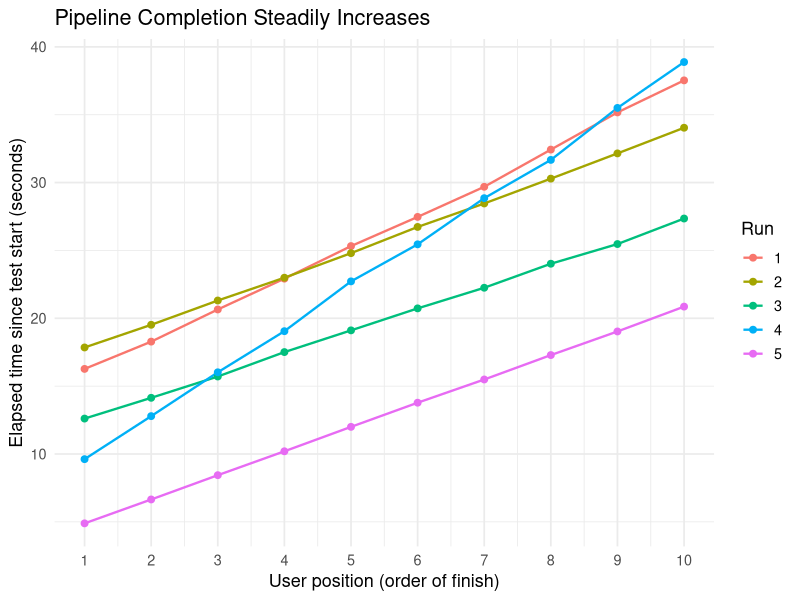
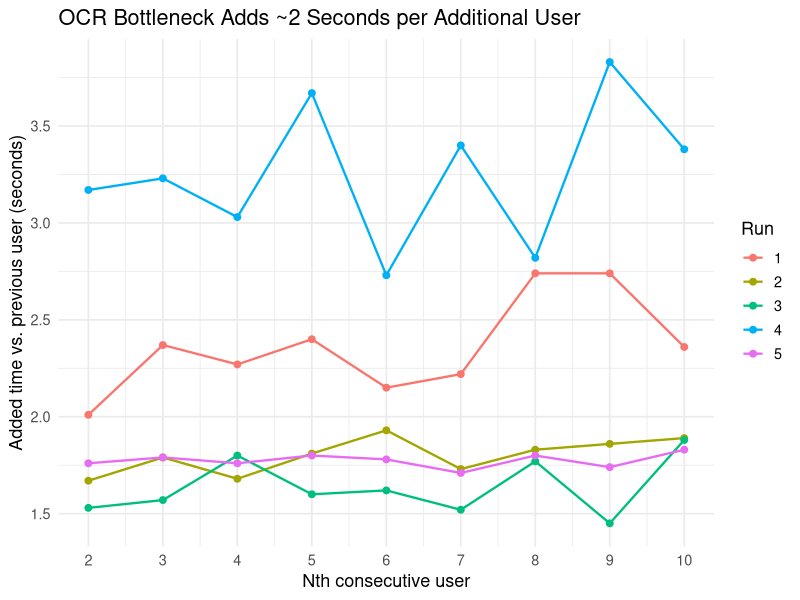

Recreate these plots in R, in order.
## ---- chunk 1
#| label: fig-load-times
#| fig-cap: "Load test completion time by user order, across 5 test runs"
#| code-fold: true

library(ggplot2)

times <- c(16.27, 18.28, 20.65, 22.92, 25.32, 27.47, 29.69, 32.43, 35.17, 37.53,
           17.85, 19.52, 21.31, 22.99, 24.80, 26.73, 28.46, 30.29, 32.15, 34.04,
           12.61, 14.14, 15.71, 17.51, 19.11, 20.73, 22.25, 24.02, 25.47, 27.35,
            9.62, 12.79, 16.02, 19.05, 22.72, 25.45, 28.85, 31.67, 35.50, 38.88,
            4.89,  6.65,  8.44, 10.20, 12.00, 13.78, 15.49, 17.29, 19.03, 20.86)

df <- data.frame(
  time = times,
  run = factor(rep(1:5, each = 10)),
  user_position = rep(1:10, times = 5)
)

ggplot(df, aes(x = user_position, y = time, color = run)) +
  geom_line(linewidth = 0.8) +
  geom_point(size = 2) +
  scale_x_continuous(breaks = 1:10) +
  labs(title = "Pipeline Completion Steadily Increases",
       x = "User position (order of finish)",
       y = "Elapsed time since test start (seconds)",
       color = "Run") +
  theme_minimal(base_size = 13)
## ---- chunk 2
#| label: fig-marginal-delay
#| fig-cap: "Marginal time added per additional consecutive user, by run"
#| code-fold: true
#| message: false

library(dplyr)

deltas <- df %>%
  group_by(run) %>%
  arrange(user_position) %>%
  mutate(delta = time - lag(time)) %>%
  filter(!is.na(delta))

ggplot(deltas, aes(x = user_position, y = delta, color = run)) +
  geom_line(linewidth = 0.8) +
  geom_point(size = 2) +
  scale_x_continuous(breaks = 2:10) +
  labs(title = "OCR Bottleneck Adds ~2 Seconds per Additional User",
       x = "Nth consecutive user",
       y = "Added time vs. previous user (seconds)",
       color = "Run") +
  theme_minimal(base_size = 13)
